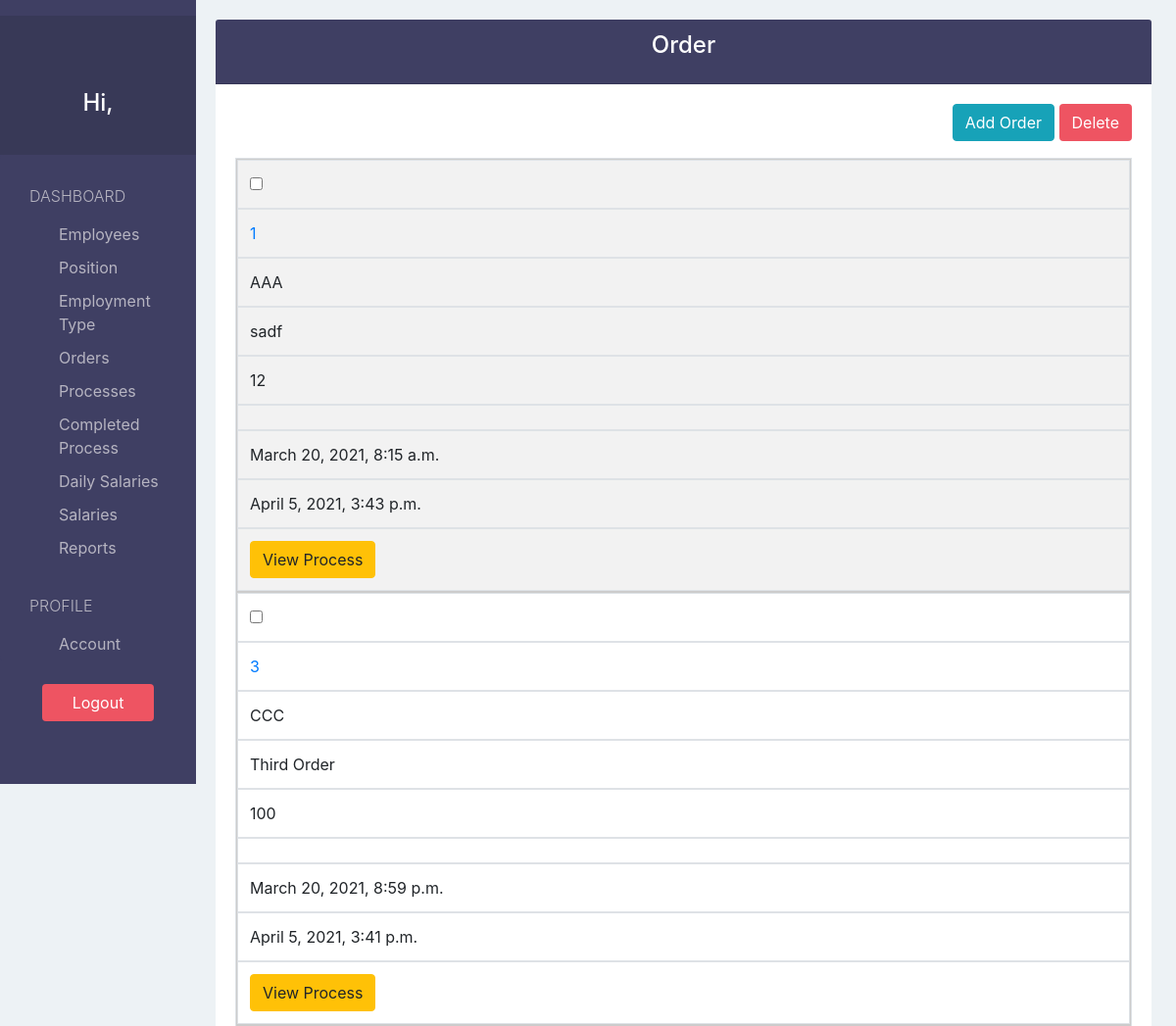
/order/ (upper part), run on an earlier commit of the app's database.
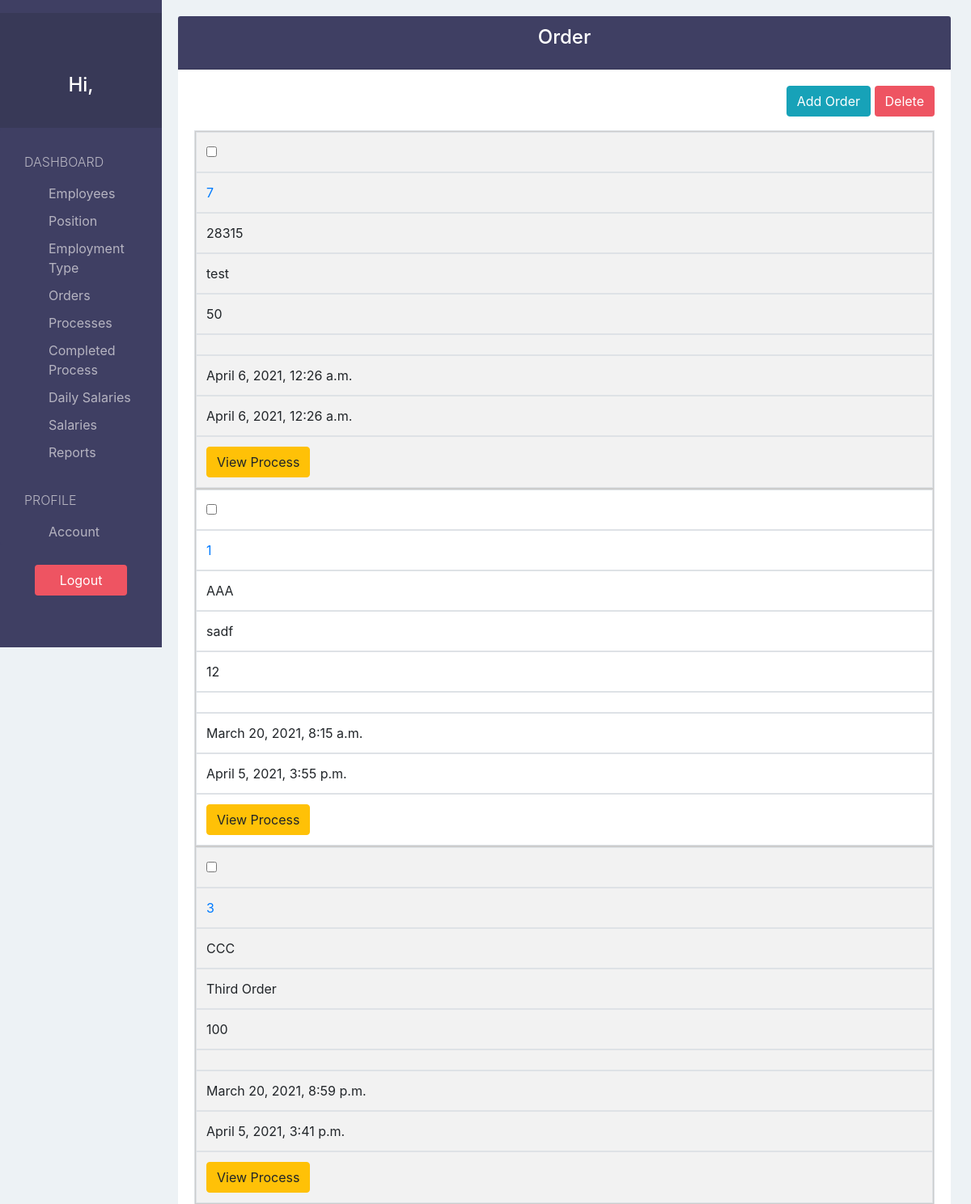
And on a later commit of the database.
### payrollApp/models.py (models this page shows, shortened)
class Order(models.Model):
  code         = models.CharField(max_length=50, unique=True)
  name         = models.CharField(max_length=200)
  quantity     = models.PositiveIntegerField()
  description  = models.TextField(blank=True, null=True)
  dateCreated  = models.DateTimeField(auto_now_add=True)
  lastModified = models.DateTimeField(auto_now=True)

### payrollApp/views.py (the view)
# urls.py: path('order/', views.order_view, name="order"),
def order_view(request):
  orders = Order.objects.all().order_by('-lastModified')
  flag   = True
  if not orders:
    flag=False
  context = {
    'orders':orders,
    'flags': flag
  }
  return render(request, "order/order.html", context)

### payrollApp/templates/order/order.html (shortened to what this page needs)
{% extends 'view_base.html' %}
{% block viewTitle %}Order{% endblock %}
{% block addBtn %}<a href="{% url 'create-order' %}" class="btn btn-info">Add Order</a>{% endblock %}
{% block columns %}
  {% if flags %}
    {% block form %}
      <form action="{% url 'delete-order'%}" method="POST">{% csrf_token %}
    {% endblock %}
  {% endif %}
{% endblock %}
{% block tbodyContent %}
  {% if not flags %}
    <h3>No Order</h3>
  {% else %}
    {% for order  in orders %}
      <tr>
        <td><input type="checkbox" name="selected" value="{{ order.id }}"></td>
        <td scope="row"><a href="{% url 'edit-order' order.id %}">{{ order.id }}</a></td>
        <td>{{ order.code }}</td>
        <td>{{ order.name }}</td>
        <td>{{ order.quantity }}</td>
        <td>{{ order.description|slice:"0:50" }}{% if order.description|length > 50 %}...{% endif %}</td>
        <td>{{ order.dateCreated }}</td>
        <td>{{ order.lastModified }}</td>
        <td><a href="{% url 'process-of-order' order.id%}" class="btn btn-warning">View Process</a></td>
      </tr>
    {% endfor %}
  {% endif %}
{% endblock %}

What changed in the data, as far as the page shows it:
added Order: id "7", code "28315", name "test", quantity "50", dateCreated "April 6, 2021, 12:26 a.m.", lastModified "April 6, 2021, 12:26 a.m."
changed Order "AAA": lastModified "April 5, 2021, 3:43 p.m." → "April 5, 2021, 3:55 p.m."
